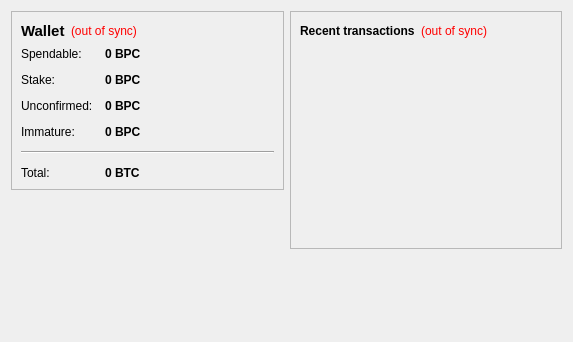
<?xml version="1.0" encoding="UTF-8"?>
<ui version="4.0">
 <class>OverviewPage</class>
 <widget class="QWidget" name="OverviewPage">
  <property name="geometry">
   <rect>
    <x>0</x>
    <y>0</y>
    <width>573</width>
    <height>342</height>
   </rect>
  </property>
  <property name="windowTitle">
   <string>Form</string>
  </property>
  <layout class="QHBoxLayout" name="horizontalLayout" stretch="1,1">
   <item>
    <layout class="QVBoxLayout" name="verticalLayout_2">
     <item>
      <widget class="QFrame" name="frame">
       <property name="frameShape">
        <enum>QFrame::StyledPanel</enum>
       </property>
       <property name="frameShadow">
        <enum>QFrame::Raised</enum>
       </property>
       <layout class="QVBoxLayout" name="verticalLayout_4">
        <item>
         <layout class="QHBoxLayout" name="horizontalLayout_4">
          <item>
           <widget class="QLabel" name="label_5">
            <property name="font">
             <font>
              <pointsize>11</pointsize>
              <weight>75</weight>
              <bold>true</bold>
             </font>
            </property>
            <property name="text">
             <string>Wallet</string>
            </property>
           </widget>
          </item>
          <item>
           <widget class="QLabel" name="labelWalletStatus">
            <property name="toolTip">
             <string>The displayed information may be out of date. Your wallet automatically synchronizes with the BestPhysique network after a connection is established, but this process has not completed yet.</string>
            </property>
            <property name="styleSheet">
             <string notr="true">QLabel { color: red; }</string>
            </property>
            <property name="text">
             <string notr="true">(out of sync)</string>
            </property>
            <property name="alignment">
             <set>Qt::AlignLeading|Qt::AlignLeft|Qt::AlignVCenter</set>
            </property>
           </widget>
          </item>
          <item>
           <spacer name="horizontalSpacer_2">
            <property name="orientation">
             <enum>Qt::Horizontal</enum>
            </property>
            <property name="sizeHint" stdset="0">
             <size>
              <width>40</width>
              <height>20</height>
             </size>
            </property>
           </spacer>
          </item>
         </layout>
        </item>
        <item>
         <layout class="QFormLayout" name="formLayout_2">
          <property name="fieldGrowthPolicy">
           <enum>QFormLayout::AllNonFixedFieldsGrow</enum>
          </property>
          <property name="horizontalSpacing">
           <number>12</number>
          </property>
          <property name="verticalSpacing">
           <number>12</number>
          </property>
          <item row="0" column="0">
           <widget class="QLabel" name="label">
            <property name="text">
             <string>Spendable:</string>
            </property>
           </widget>
          </item>
          <item row="0" column="1">
           <widget class="QLabel" name="labelBalance">
            <property name="font">
             <font>
              <weight>75</weight>
              <bold>true</bold>
             </font>
            </property>
            <property name="cursor">
             <cursorShape>IBeamCursor</cursorShape>
            </property>
            <property name="toolTip">
             <string>Your current spendable balance</string>
            </property>
            <property name="text">
             <string notr="true">0 BPC</string>
            </property>
            <property name="textInteractionFlags">
             <set>Qt::LinksAccessibleByMouse|Qt::TextSelectableByKeyboard|Qt::TextSelectableByMouse</set>
            </property>
           </widget>
          </item>
          <item row="1" column="0">
           <widget class="QLabel" name="label_6">
            <property name="text">
             <string>Stake:</string>
            </property>
           </widget>
          </item>
          <item row="1" column="1">
           <widget class="QLabel" name="labelStake">
            <property name="font">
             <font>
              <weight>75</weight>
              <bold>true</bold>
             </font>
            </property>
            <property name="cursor">
             <cursorShape>IBeamCursor</cursorShape>
            </property>
            <property name="toolTip">
             <string>Total of coins that was staked, and do not yet count toward the current balance</string>
            </property>
            <property name="text">
             <string notr="true">0 BPC</string>
            </property>
            <property name="textInteractionFlags">
             <set>Qt::LinksAccessibleByMouse|Qt::TextSelectableByKeyboard|Qt::TextSelectableByMouse</set>
            </property>
           </widget>
          </item>
          <item row="2" column="0">
           <widget class="QLabel" name="label_3">
            <property name="text">
             <string>Unconfirmed:</string>
            </property>
           </widget>
          </item>
          <item row="2" column="1">
           <widget class="QLabel" name="labelUnconfirmed">
            <property name="font">
             <font>
              <weight>75</weight>
              <bold>true</bold>
             </font>
            </property>
            <property name="cursor">
             <cursorShape>IBeamCursor</cursorShape>
            </property>
            <property name="toolTip">
             <string>Total of transactions that have yet to be confirmed, and do not yet count toward the current balance</string>
            </property>
            <property name="text">
             <string notr="true">0 BPC</string>
            </property>
            <property name="textInteractionFlags">
             <set>Qt::LinksAccessibleByMouse|Qt::TextSelectableByKeyboard|Qt::TextSelectableByMouse</set>
            </property>
           </widget>
          </item>
          <item row="3" column="0">
           <widget class="QLabel" name="labelImmatureText">
            <property name="text">
             <string>Immature:</string>
            </property>
           </widget>
          </item>
          <item row="3" column="1">
           <widget class="QLabel" name="labelImmature">
            <property name="font">
             <font>
              <weight>75</weight>
              <bold>true</bold>
             </font>
            </property>
            <property name="toolTip">
             <string>Mined balance that has not yet matured</string>
            </property>
            <property name="text">
             <string notr="true">0 BPC</string>
            </property>
            <property name="textInteractionFlags">
             <set>Qt::LinksAccessibleByMouse|Qt::TextSelectableByKeyboard|Qt::TextSelectableByMouse</set>
            </property>
           </widget>
          </item>
          <item row="4" column="0" colspan="2">
           <widget class="Line" name="line">
            <property name="orientation">
             <enum>Qt::Horizontal</enum>
            </property>
           </widget>
          </item>
          <item row="5" column="0">
           <widget class="QLabel" name="labelTotalText">
            <property name="text">
             <string>Total:</string>
            </property>
           </widget>
          </item>
          <item row="5" column="1">
           <widget class="QLabel" name="labelTotal">
            <property name="font">
             <font>
              <weight>75</weight>
              <bold>true</bold>
             </font>
            </property>
            <property name="cursor">
             <cursorShape>IBeamCursor</cursorShape>
            </property>
            <property name="toolTip">
             <string>Your current total balance</string>
            </property>
            <property name="text">
             <string notr="true">0 BTC</string>
            </property>
            <property name="textInteractionFlags">
             <set>Qt::LinksAccessibleByMouse|Qt::TextSelectableByKeyboard|Qt::TextSelectableByMouse</set>
            </property>
           </widget>
          </item>
         </layout>
        </item>
       </layout>
      </widget>
     </item>
     <item>
      <spacer name="verticalSpacer">
       <property name="orientation">
        <enum>Qt::Vertical</enum>
       </property>
       <property name="sizeHint" stdset="0">
        <size>
         <width>20</width>
         <height>40</height>
        </size>
       </property>
      </spacer>
     </item>
    </layout>
   </item>
   <item>
    <layout class="QVBoxLayout" name="verticalLayout_3">
     <item>
      <widget class="QFrame" name="frame_2">
       <property name="frameShape">
        <enum>QFrame::StyledPanel</enum>
       </property>
       <property name="frameShadow">
        <enum>QFrame::Raised</enum>
       </property>
       <layout class="QVBoxLayout" name="verticalLayout">
        <item>
         <layout class="QHBoxLayout" name="horizontalLayout_2">
          <item>
           <widget class="QLabel" name="label_4">
            <property name="text">
             <string>&lt;b&gt;Recent transactions&lt;/b&gt;</string>
            </property>
           </widget>
          </item>
          <item>
           <widget class="QLabel" name="labelTransactionsStatus">
            <property name="toolTip">
             <string>The displayed information may be out of date. Your wallet automatically synchronizes with the BestPhysique network after a connection is established, but this process has not completed yet.</string>
            </property>
            <property name="styleSheet">
             <string notr="true">QLabel { color: red; }</string>
            </property>
            <property name="text">
             <string notr="true">(out of sync)</string>
            </property>
            <property name="alignment">
             <set>Qt::AlignRight|Qt::AlignTrailing|Qt::AlignVCenter</set>
            </property>
           </widget>
          </item>
          <item>
           <spacer name="horizontalSpacer">
            <property name="orientation">
             <enum>Qt::Horizontal</enum>
            </property>
            <property name="sizeHint" stdset="0">
             <size>
              <width>40</width>
              <height>20</height>
             </size>
            </property>
           </spacer>
          </item>
         </layout>
        </item>
        <item>
         <widget class="QListView" name="listTransactions">
          <property name="styleSheet">
           <string notr="true">QListView { background: transparent; }</string>
          </property>
          <property name="frameShape">
           <enum>QFrame::NoFrame</enum>
          </property>
          <property name="verticalScrollBarPolicy">
           <enum>Qt::ScrollBarAlwaysOff</enum>
          </property>
          <property name="horizontalScrollBarPolicy">
           <enum>Qt::ScrollBarAlwaysOff</enum>
          </property>
          <property name="selectionMode">
           <enum>QAbstractItemView::NoSelection</enum>
          </property>
         </widget>
        </item>
       </layout>
      </widget>
     </item>
     <item>
      <spacer name="verticalSpacer_2">
       <property name="orientation">
        <enum>Qt::Vertical</enum>
       </property>
       <property name="sizeHint" stdset="0">
        <size>
         <width>20</width>
         <height>40</height>
        </size>
       </property>
      </spacer>
     </item>
    </layout>
   </item>
  </layout>
 </widget>
 <resources/>
 <connections/>
</ui>
